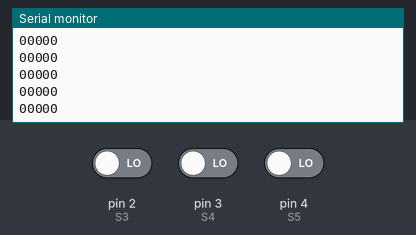
The sketch below on a simulated Arduino Uno, built with avr-gcc and run on an emulated ATmega328P. Parts: the last lines printed to the serial monitor. The test bench sets the inputs (shaded band); at power-on: pin 2 (S3) LOW, pin 3 (S4) LOW, pin 4 (S5) LOW.

Above: at 1.2 s.
1.3 s: pin 2 (S3) driven HIGH
At 2.1 s:
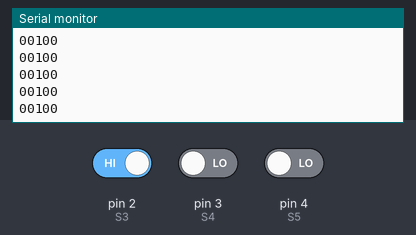
2.8 s: pin 3 (S4) driven HIGH
At 3.5 s:
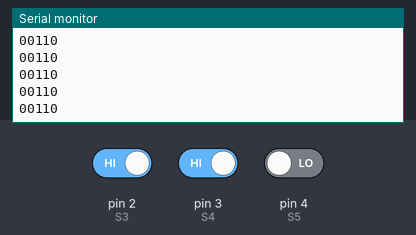
4.3 s: pin 4 (S5) driven HIGH
At 5.1 s:
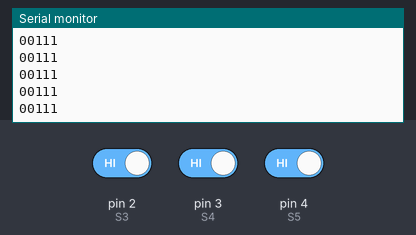
5.8 s: pin 2 (S3) driven LOW
At 6.4 s:
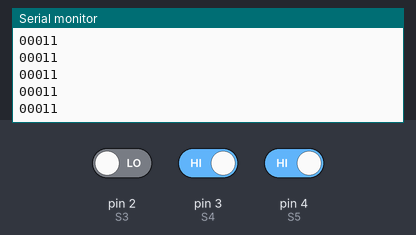
7.3 s: pin 3 (S4) driven LOW
At 8.4 s:
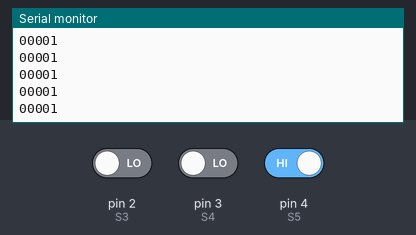
Timing chart, 0 to 9.8 s (numbered marks = the images above; inputs shaded):
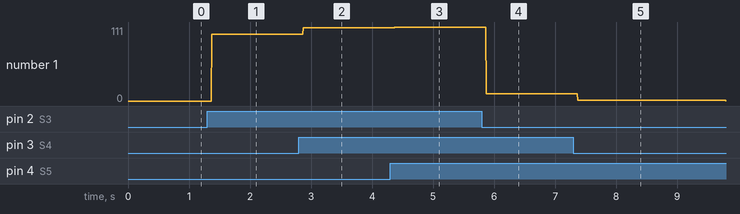

The sketch:

sketch_apr28a.ino
```cpp
#define S1 0
#define S2 1
#define S3 2
#define S4 3
#define S5 4
void setup() {
  // put your setup code here, to run once:
  Serial.begin(9600);
  pinMode(S1,INPUT);
  pinMode(S2,INPUT);
  pinMode(S3,INPUT);
  pinMode(S4,INPUT);
  pinMode(S5,INPUT);
}

void loop() {
  // put your main code here, to run repeatedly:
  int a=digitalRead(S1);
  int b=digitalRead(S2);
  int c=digitalRead(S3);
  int d=digitalRead(S4);
  int e=digitalRead(S5);

  Serial.print(a);
  Serial.print(b);
  Serial.print(c);
  Serial.print(d);
  Serial.println(e);


}
```

Measured:
- after the input at 1.3 s, the serial monitor: prints a new line after 0.07 s (image 1)
- after the input at 2.8 s, the serial monitor: prints a new line after 0.07 s (image 2)
- after the input at 4.3 s, the serial monitor: prints a new line after 0.07 s (image 3)
- after the input at 5.8 s, the serial monitor: prints a new line after 0.07 s (image 4)
- after the input at 7.3 s, the serial monitor: prints a new line after 0.07 s (image 5)
- plotted number 1: 0 → 100 after the input at 1.3 s, 100 → 110 after the input at 2.8 s, 110 → 111 after the input at 4.3 s, 111 → 11 after the input at 5.8 s
